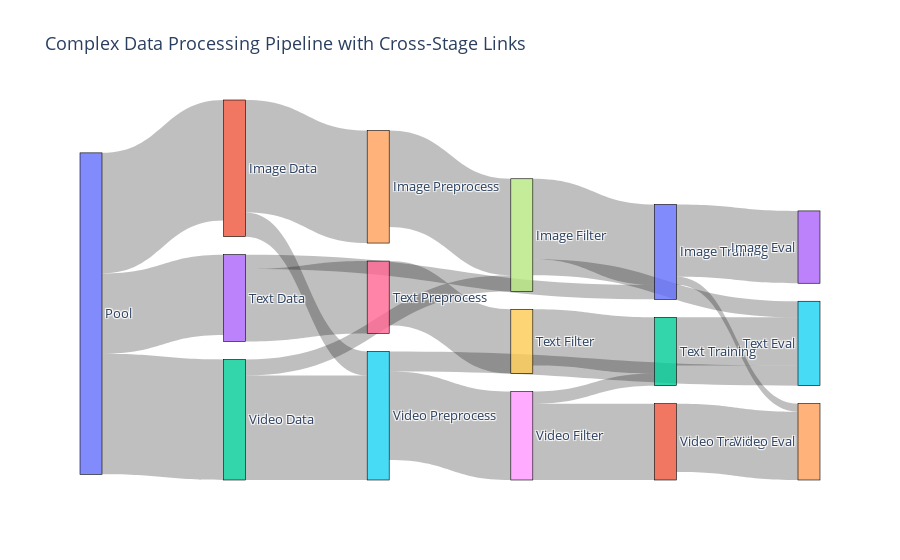

The notebook cell saved with this chart:
### Code cell
import plotly.graph_objects as go

labels = [
    "Pool",
    "Image Data", "Video Data", "Text Data",
    "Image Preprocess", "Video Preprocess", "Text Preprocess",
    "Image Filter", "Video Filter", "Text Filter",
    "Image Training", "Video Training", "Text Training",
    "Image Eval", "Video Eval", "Text Eval"
]

# Cross-linked flows
source = [
    0,0,0,               # Pool → Modalities
    1,2,3,               # Modalities → Preprocess
    4,5,6,               # Preprocess → Filter
    7,8,9,               # Filter → Training
    10,11,12,            # Training → Eval

    # ★ Crosslinks ★
    1,                   # Image Data → Video Preprocess
    2,                   # Video Data → Image Filter
    8,                   # Video Filter → Text Training
    10,                  # Image Training → Video Eval
    5,                   # Video Preprocess → Text Eval
    7,                   # Image Filter → Text Eval
    3,                   # Text Data → Image Training
]

target = [
    1,2,3,
    4,5,6,
    7,8,9,
    10,11,12,
    13,14,15,

    # ★ Crosslinks ★
    5,                   # ID → VP
    7,                   # VD → IF
    12,                  # VF → TT
    14,                  # IT → VE
    15,                  # VP → TE
    15,                  # IF → TE
    10,                  # TD → IT
]

values = [
    150,150,100,
    140,130,90,
    120,110,80,
    100,95,70,
    90,85,60,

    # ★ Crosslinks ★
    30, 20, 15, 10, 25, 20, 18
]

fig = go.Figure(data=[go.Sankey(
    arrangement="freeform",
    node=dict(
        label=labels,
        pad=18,
        thickness=22,
        line=dict(color="black", width=0.6)
    ),
    link=dict(
        source=source,
        target=target,
        value=values,
        color="rgba(0,0,0,0.25)"  # keep neutral so crossing edges visible
    )
)])

fig.update_layout(
    title_text="Complex Data Processing Pipeline with Cross-Stage Links",
    font_size=13
)

fig.show()

### Figure 1 — Plotly figure (JSON) as saved in the notebook; plotly's stock layout.template omitted (floating-point values rounded to 4 significant figures)
{"data": [{"arrangement": "freeform", "link": {"color": "rgba(0,0,0,0.25)", "source": [0, 0, 0, 1, 2, 3, 4, 5, 6, 7, 8, 9, 10, 11, 12, 1, 2, 8, 10, 5, 7, 3], "target": [1, 2, 3, 4, 5, 6, 7, 8, 9, 10, 11, 12, 13, 14, 15, 5, 7, 12, 14, 15, 15, 10], "value": [150, 150, 100, 140, 130, 90, 120, 110, 80, 100, 95, 70, 90, 85, 60, 30, 20, 15, 10, 25, 20, 18]}, "node": {"label": ["Pool", "Image Data", "Video Data", "Text Data", "Image Preprocess", "Video Preprocess", "Text Preprocess", "Image Filter", "Video Filter", "Text Filter", "Image Training", "Video Training", "Text Training", "Image Eval", "Video Eval", "Text Eval"], "line": {"color": "black", "width": 0.6}, "pad": 18, "thickness": 22}, "type": "sankey"}], "layout": {"font": {"size": 13}, "title": {"text": "Complex Data Processing Pipeline with Cross-Stage Links"}}}
